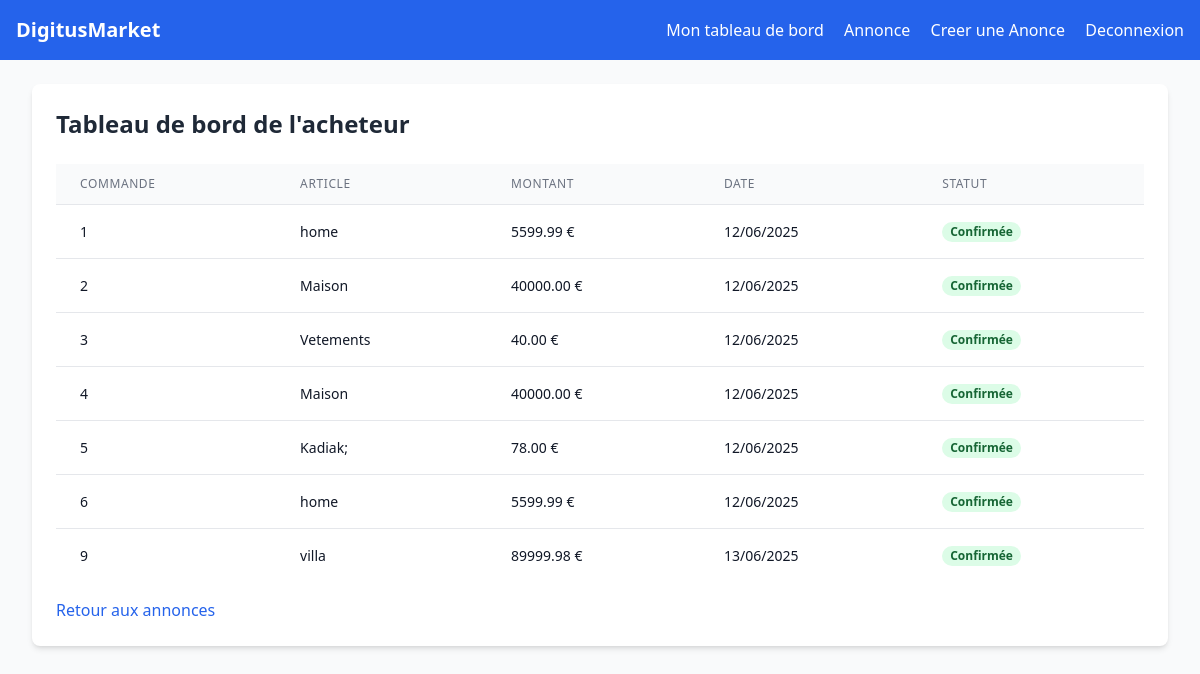
Page /listings/buyer/ (signed in) on the committed database.
### listings/models.py (models this page shows, shortened)
class Order(models.Model):
    STATUS_CHOICES = (
        ('pending', 'En attente'),
        ('confirmed', 'Confirmée'),
        ('cancelled', 'Annulée'),
    )
    buyer = models.ForeignKey(User, related_name='orders', on_delete=models.CASCADE)
    listing = models.ForeignKey(Listing, on_delete=models.CASCADE)
    amount = models.DecimalField(max_digits=10, decimal_places=2)
    first_name = models.CharField(max_length=100)
    last_name = models.CharField(max_length=100)
    phone = models.CharField(max_length=20)
    neighborhood = models.CharField(max_length=100)
    city = models.CharField(max_length=100)
    status = models.CharField(max_length=20, choices=STATUS_CHOICES, default='pending')
    created_at = models.DateTimeField(auto_now_add=True)

class Listing(models.Model):
    TYPE_CHOICES = (
        ('sale', 'Vente'),
        ('rent', 'Location'),
    )
    CATEGORY_CHOICES = (
        ('land', 'Terrain'),
        ('house_sale', 'Maison (Vente)'),
        ('house_rent', 'Maison (Location)'),
    )
    title = models.CharField(max_length=200)
    description = models.TextField()
    price = models.DecimalField(max_digits=10, decimal_places=2)
    category = models.CharField(max_length=20, choices=CATEGORY_CHOICES)
    listing_type = models.CharField(max_length=10, choices=TYPE_CHOICES)
    user = models.ForeignKey(User, on_delete=models.CASCADE)
    created_at = models.DateTimeField(auto_now_add=True)
    updated_at = models.DateTimeField(auto_now=True)
    is_active = models.BooleanField(default=True)
    class Meta:
        ordering = ['-created_at']

### listings/views.py (the view)
# urls.py: path('buyer/', views.buyer_dashboard, name='buyer_dashboard'),
@login_required
def buyer_dashboard(request):
    if not check_buyer(request.user):
        messages.error(request, "Seuls les acheteurs peuvent accéder à ce tableau de bord.")
        return redirect('listing_list')
    orders = Order.objects.filter(buyer=request.user)
    return render(request, 'listings/buyer_dashboard.html', {'orders': orders})

### listings/views.py (called while the page is built)
def check_buyer(user):
    try:
        profile = user.userprofile
        return profile.user_type == 'buyer'
    except UserProfile.DoesNotExist:
        logger.error(f"Utilisateur {user.username} n'a pas de profil UserProfile")
        return False

### digitus/listings/templates/listings/buyer_dashboard.html
{% extends 'base.html' %}
{% block content %}
<div class="bg-white shadow-md rounded-lg p-6">
    <h2 class="text-2xl font-bold text-gray-800 mb-6">Tableau de bord de l'acheteur</h2>
    {% if orders %}
    <div class="overflow-x-auto">
        <table class="min-w-full divide-y divide-gray-200">
            <thead class="bg-gray-50">
                <tr>
                    <th class="px-6 py-3 text-left text-xs font-medium text-gray-500 uppercase tracking-wider">Commande</th>
                    <th class="px-6 py-3 text-left text-xs font-medium text-gray-500 uppercase tracking-wider">Article</th>
                    <th class="px-6 py-3 text-left text-xs font-medium text-gray-500 uppercase tracking-wider">Montant</th>
                    <th class="px-6 py-3 text-left text-xs font-medium text-gray-500 uppercase tracking-wider">Date</th>
                    <th class="px-6 py-3 text-left text-xs font-medium text-gray-500 uppercase tracking-wider">Statut</th>
                </tr>
            </thead>
            <tbody class="bg-white divide-y divide-gray-200">
                {% for order in orders %}
                <tr>
                    <td class="px-6 py-4 whitespace-nowrap text-sm text-gray-900">{{ order.id }}</td>
                    <td class="px-6 py-4 whitespace-nowrap text-sm text-gray-900">{{ order.listing.title }}</td>
                    <td class="px-6 py-4 whitespace-nowrap text-sm text-gray-900">{{ order.amount }} €</td>
                    <td class="px-6 py-4 whitespace-nowrap text-sm text-gray-900">{{ order.created_at|date:"d/m/Y" }}</td>
                    <td class="px-6 py-4 whitespace-nowrap text-sm">
                        <span class="px-2 inline-flex text-xs leading-5 font-semibold rounded-full {% if order.status == 'confirmed' %}bg-green-100 text-green-800{% elif order.status == 'pending' %}bg-yellow-100 text-yellow-800{% else %}bg-red-100 text-red-800{% endif %}">
                            {{ order.get_status_display }}
                        </span>
                    </td>
                </tr>
                {% endfor %}
            </tbody>
        </table>
    </div>
    {% else %}
    <p class="text-gray-600">Vous n'avez passé aucune commande.</p>
    {% endif %}
    <a href="{% url 'listing_list' %}" class="mt-4 inline-block text-blue-600 hover:underline">Retour aux annonces</a>
</div>
{% endblock %}

### rows in the picture
Order: id "1", listing "home", amount "5599.99", created_at "12/06/2025", status "Confirmée"
Order: id "2", listing "Maison", amount "40000.00", created_at "12/06/2025", status "Confirmée"
Order: id "3", listing "Vetements", amount "40.00", created_at "12/06/2025", status "Confirmée"
Order: id "4", listing "Maison", amount "40000.00", created_at "12/06/2025", status "Confirmée"
Order: id "5", listing "Kadiak;", amount "78.00", created_at "12/06/2025", status "Confirmée"
Order: id "6", listing "home", amount "5599.99", created_at "12/06/2025", status "Confirmée"
Order: id "9", listing "villa", amount "89999.98", created_at "13/06/2025", status "Confirmée"
